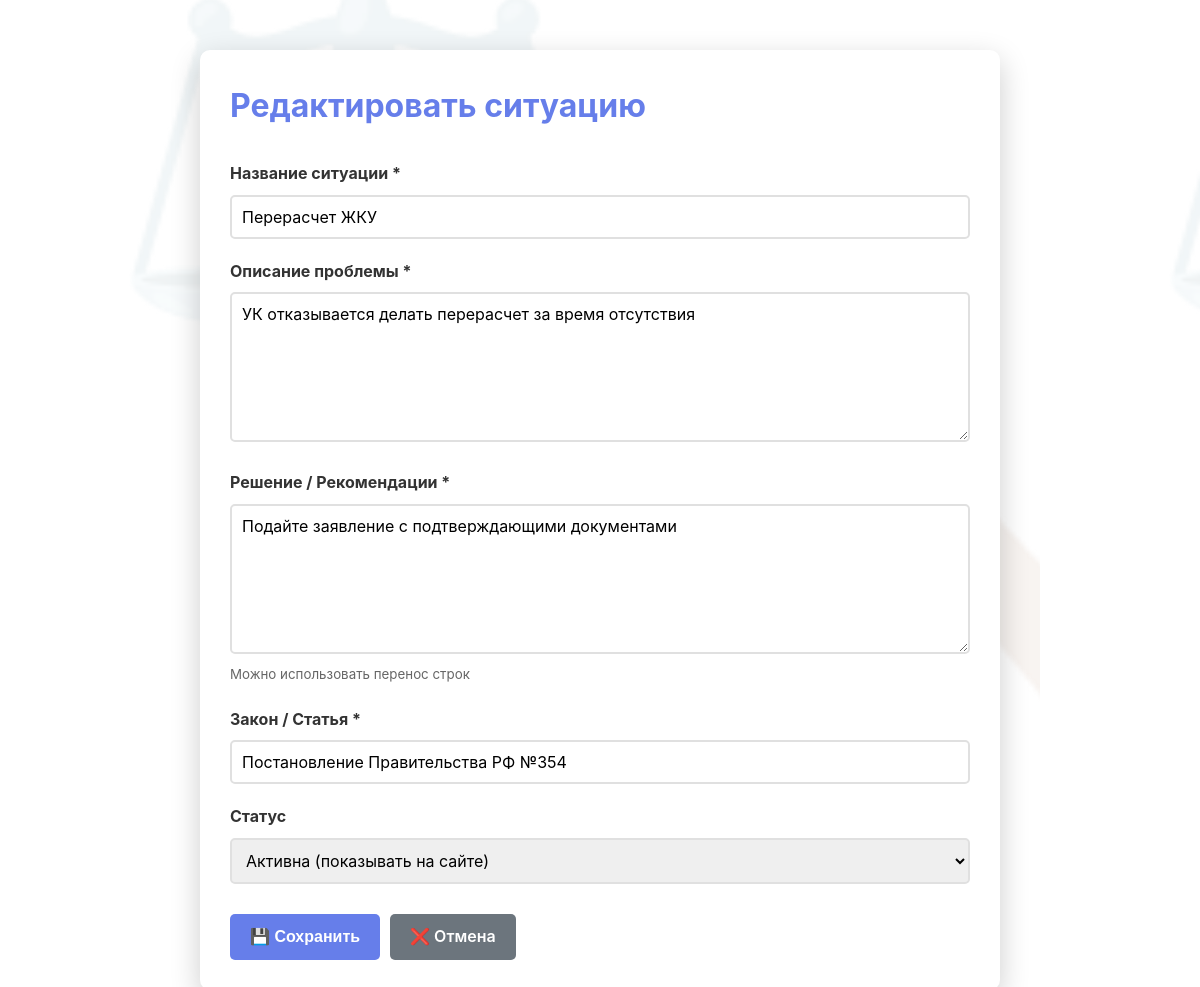
Screenshot of /admin/edit/2 (signed in) with the database file from the repository.
### tables this page shows
CREATE TABLE situations (
                id INTEGER PRIMARY KEY AUTOINCREMENT,
                category TEXT NOT NULL,
                title TEXT NOT NULL,
                description TEXT NOT NULL,
                solution TEXT NOT NULL,
                law TEXT NOT NULL,
                status TEXT DEFAULT 'active',
                created_at TIMESTAMP DEFAULT CURRENT_TIMESTAMP,
                updated_at TIMESTAMP DEFAULT CURRENT_TIMESTAMP
            );

### admin.py (the view, shortened to what this page needs)
@admin_bp.route('/edit/<int:situation_id>', methods=['GET', 'POST'])
@login_required
def edit_situation_route(situation_id):
    situation = get_situation_by_id(situation_id)
    return render_template('admin/edit_situation.html', situation=situation)

### admin.py (called while the page is built)
def login_required(f):
    @wraps(f)
    def decorated_function(*args, **kwargs):
        if not session.get('admin_logged_in'):
            return redirect(url_for('admin.login'))
        return f(*args, **kwargs)
    return decorated_function

### database.py (called while the page is built)
@contextmanager
def get_db_connection():
    conn = sqlite3.connect(DATABASE_PATH)
    conn.row_factory = sqlite3.Row
    try:
        yield conn
    finally:
        conn.close()

def get_situation_by_id(situation_id):
    with get_db_connection() as conn:
        cursor = conn.cursor()
        cursor.execute('SELECT * FROM situations WHERE id = ?', (situation_id,))
        return cursor.fetchone()

### templates/admin/edit_situation.html (shortened to what this page needs)
<!DOCTYPE html>
<html lang="ru">
<head>
    <link rel="stylesheet" href="{{ url_for('static', filename='style.css') }}">
</head>
<body>
    <div class="form-container">
        <h1>{% if situation %}Редактировать{% else %}Добавить новую{% endif %} ситуацию</h1>
        <form method="POST">
            <div class="form-group">
                <label>Название ситуации *</label>
                <input type="text" name="title" value="{{ situation.title if situation else '' }}" required>
            </div>
            <div class="form-group">
                <label>Описание проблемы *</label>
                <textarea name="description" required>{{ situation.description if situation else '' }}</textarea>
            </div>
            <div class="form-group">
                <label>Решение / Рекомендации *</label>
                <textarea name="solution" required>{{ situation.solution if situation else '' }}</textarea>
                <small style="color: #666;">Можно использовать перенос строк</small>
            </div>
            <div class="form-group">
                <label>Закон / Статья *</label>
                <input type="text" name="law" value="{{ situation.law if situation else '' }}" placeholder="Пример: Ст. 1064 ГК РФ" required>
            </div>
            <div class="form-group">
                <label>Статус</label>
                <select name="status">
                    <option value="active" {% if situation and situation.status == 'active' %}selected{% endif %}>Активна (показывать на сайте)</option>
                </select>
            </div>
            <div class="form-actions">
                <button type="submit" class="btn">💾 Сохранить</button>
                <a href="{{ url_for('admin.dashboard') }}" class="btn btn-secondary">❌ Отмена</a>
            </div>
        </form>
    </div>
</body>
</html>

### static/style.css (style rules this page uses)
* { margin: 0; padding: 0; box-sizing: border-box; }
:root { --primary-dark: #1a2a4f; --primary: #2c3e6d; --primary-light: #3d5a80; --accent: #c0392b; --accent-light: #e74c3c; --gold: #d4af37; --gray-light: #f8f9fa; --gray: #6c757d; --dark: #343a40; --success: #27ae60; --white: #ffffff; --shadow: 0 10px 30px rgba(0,0,0,0.1); --shadow-hover: 0 15px 40px rgba(0,0,0,0.15); }
body { font-family: 'Inter', -apple-system, BlinkMacSystemFont, 'Segoe UI', Roboto, sans-serif; line-height: 1.6; color: var(--dark); min-height: 100vh; position: relative; }
body::before { content: ""; position: fixed; top: 0; left: 0; right: 0; bottom: 0; background-image: url('/static/images/bg.jpg'); background-size: cover; background-position: center; background-attachment: fixed; opacity: 0.15; z-index: -2; pointer-events: none; }
body::after { content: ""; position: fixed; top: 0; left: 0; right: 0; bottom: 0; background-repeat: repeat; pointer-events: none; z-index: -1; }
.btn { display: inline-flex; align-items: center; gap: 10px; padding: 12px 30px; background: linear-gradient(135deg, var(--accent), var(--accent-light)); color: white; border: none; border-radius: 50px; font-size: 1rem; font-weight: 600; cursor: pointer; transition: all 0.3s; text-decoration: none; }

### templates/admin/edit_situation.html (style rules this page uses)
.form-container { max-width: 800px; margin: 50px auto; padding: 30px; background: white; border-radius: 10px; box-shadow: 0 10px 30px rgba(0,0,0,0.2); }
.form-container h1 { color: #667eea; margin-bottom: 30px; }
.form-group { margin-bottom: 20px; }
.form-group label { display: block; margin-bottom: 8px; color: #333; font-weight: bold; }
.form-group input, .form-group select, .form-group textarea { width: 100%; padding: 10px; border: 2px solid #e0e0e0; border-radius: 5px; font-size: 1rem; font-family: inherit; }
.form-group textarea { height: 150px; resize: vertical; }
.form-actions { display: flex; gap: 10px; margin-top: 30px; }
.btn { padding: 10px 20px; background: #667eea; color: white; text-decoration: none; border: none; border-radius: 5px; cursor: pointer; font-size: 1rem; }
.btn-secondary { background: #6c757d; }

### rows the page displays
situations: title "Перерасчет ЖКУ", description "УК отказывается делать перерасчет за время отсутствия", solution "Подайте заявление с подтверждающими документами", law "Постановление Правительства РФ №354", status "Активна (показывать на сайте)"
